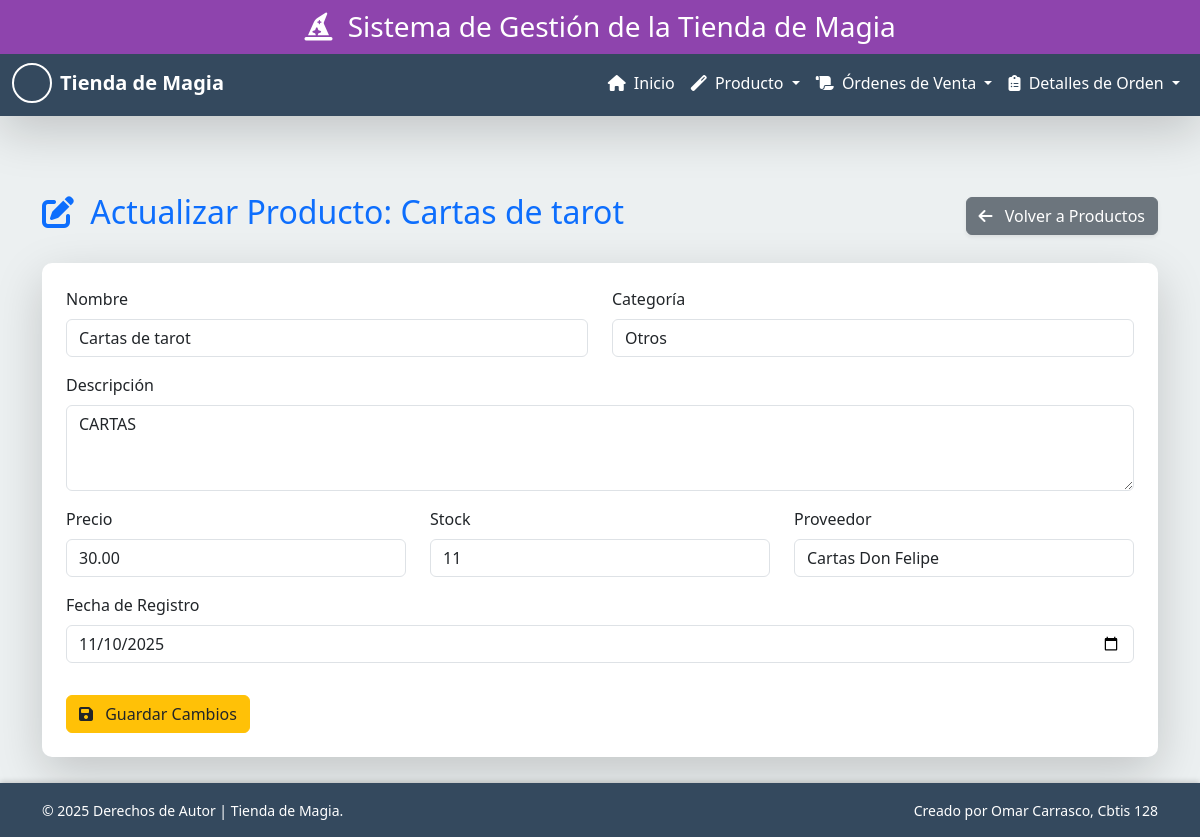
/productos/actualizar/1/, run on the app's committed database.
### app_TiendadeMagia/models.py (models this page shows, shortened)
class Producto(models.Model):
    nombre = models.CharField(max_length=100)
    descripcion = models.TextField(blank=True, null=True)
    categoria = models.CharField(max_length=50)
    precio = models.DecimalField(max_digits=10, decimal_places=2)
    proveedor = models.CharField(max_length=100, blank=True, null=True)
    stock = models.IntegerField(default=0)
    fecha_registro = models.DateField(default=date.today)
    class Meta:
        verbose_name = "Producto de Magia"
        verbose_name_plural = "Productos de Magia"
        ordering = ['nombre']

### app_TiendadeMagia/views.py (the view)
def actualizar_producto(request, producto_id):
    producto = get_object_or_404(Producto, id=producto_id)
    return render(request, 'producto/actualizar_producto.html', {
        'producto': producto,
        'titulo': 'Actualizar Producto'
    })

### app_TiendadeMagia/templates/producto/actualizar_producto.html (shortened to what this page needs)
{% extends 'base.html' %}
{% block content %}
<div class="d-flex justify-content-between align-items-center mb-4 pt-5">
    <h2 class="text-primary"><i class="fas fa-edit me-2"></i> Actualizar Producto: {{ producto.nombre }}</h2>
    <a href="{% url 'ver_producto' %}" class="btn btn-secondary shadow-sm">
        <i class="fas fa-arrow-left me-2"></i> Volver a Productos
    </a>
</div>
<div class="card shadow-lg border-0" style="border-radius: 10px;">
    <div class="card-body p-4">
        <form method="POST" action="{% url 'realizar_actualizacion_producto' producto.pk %}">
            <div class="row">
                <div class="col-md-6 mb-3">
                    <label for="id_nombre" class="form-label">Nombre</label>
                    <input type="text" class="form-control" id="id_nombre" name="nombre" value="{{ producto.nombre }}" required>
                </div>
                <div class="col-md-6 mb-3">
                    <label for="id_categoria" class="form-label">Categoría</label>
                    <input type="text" class="form-control" id="id_categoria" name="categoria" value="{{ producto.categoria }}" required>
                </div>
            </div>
            <div class="mb-3">
                <label for="id_descripcion" class="form-label">Descripción</label>
                <textarea class="form-control" id="id_descripcion" name="descripcion" rows="3" required>{{ producto.descripcion }}</textarea>
            </div>
            <div class="row">
                <div class="col-md-4 mb-3">
                    <label for="id_precio" class="form-label">Precio</label>
                    <input type="number" step="0.01" class="form-control" id="id_precio" name="precio" value="{{ producto.precio }}" required>
                </div>
                <div class="col-md-4 mb-3">
                    <label for="id_stock" class="form-label">Stock</label>
                    <input type="number" class="form-control" id="id_stock" name="stock" value="{{ producto.stock }}" required>
                </div>
                <div class="col-md-4 mb-3">
                    <label for="id_proveedor" class="form-label">Proveedor</label>
                    <input type="text" class="form-control" id="id_proveedor" name="proveedor" value="{{ producto.proveedor }}" required>
                </div>
            </div>
            <div class="mb-3">
                <label for="id_fecha_registro" class="form-label">Fecha de Registro</label>
                <input type="date"
                       class="form-control"
                       id="id_fecha_registro"
                       name="fecha_registro"
                       value="{{ producto.fecha_registro|date:'Y-m-d' }}"
                       required>
            </div>
            <button type="submit" class="btn btn-warning text-dark mt-3"><i class="fas fa-save me-2"></i> Guardar Cambios</button>
        </form>
    </div>
</div>
{% endblock %}

### app_TiendadeMagia/templates/base.html (style rules this page uses)
:root { --color-primary: #8e44ad; --color-light: #ecf0f1; --header-height: 50px; --navbar-height: 55px; }
body { background-color: var(--color-light); display: flex; flex-direction: column; min-height: 100vh; padding-top: calc(var(--header-height) + var(--navbar-height) + 1rem); }

### data on the page
Producto: nombre "Cartas de tarot", categoria "Otros", descripcion "CARTAS", precio "30.00", stock "11", proveedor "Cartas Don Felipe", fecha_registro "11/10/2025"
